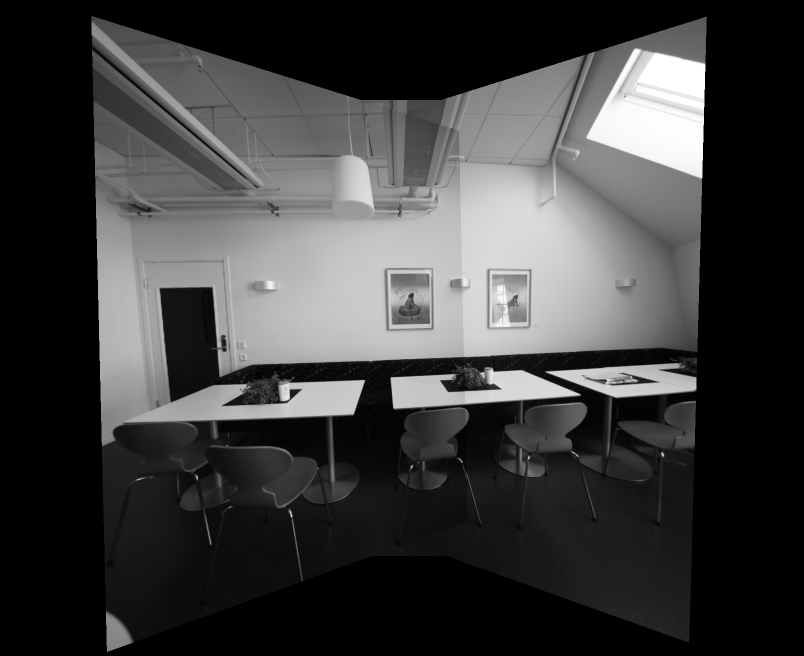
#> input picture output/output_homography.png, 1608 x 1312 px (shown at 1/2 size); the run also reads 1 picture not shown here
$ python main_working_wo_blending.py 3 output/output_homography.png output/output_homography_lpb.png output/output_cylindrical.png out.png   (Python 2 division)
#> lines starting #> are read from the running program, lines starting #| are printed output that depends on the picture
# Instructions:
# Do not change the output file names, use the helper functions as you see fit

import os
import sys
import cv2
import math
import numpy as np
import matplotlib.pyplot as plt

# [13 lines left out: function help_message, not called in this run]

'''
Detect, extract and match features between img1 and img2.
Using SIFT as the detector/extractor, but this is inconsequential to the user.

Returns: (pts1, pts2), where ptsN are points on image N.
    The lists are "aligned", i.e. point i in pts1 matches with point i in pts2.

Usage example:
    im1 = cv2.imread("image1.jpg", 0)
    im2 = cv2.imread("image2.jpg", 0)
    (pts1, pts2) = feature_matching(im1, im2)

    plt.subplot(121)
    plt.imshow(im1)
    plt.scatter(pts1[:,:,0],pts1[:,:,1], 0.5, c='r', marker='x')
    plt.subplot(122)
    plt.imshow(im2)
    plt.scatter(pts1[:,:,0],pts1[:,:,1], 0.5, c='r', marker='x')
'''
def feature_matching(img1, img2, savefig=False):
    # Initiate SIFT detector
    sift = cv2.xfeatures2d.SIFT_create()
    # find the keypoints and descriptors with SIFT
    kp1, des1 = sift.detectAndCompute(img1,None)
    kp2, des2 = sift.detectAndCompute(img2,None)
    # FLANN parameters
    FLANN_INDEX_KDTREE = 1
    index_params = dict(algorithm = FLANN_INDEX_KDTREE, trees = 5)
    search_params = dict(checks=50)   # or pass empty dictionary
    flann = cv2.FlannBasedMatcher(index_params,search_params)
    matches2to1 = flann.knnMatch(des2,des1,k=2)

    matchesMask_ratio = [[0,0] for i in xrange(len(matches2to1))]
    match_dict = {}
    for i,(m,n) in enumerate(matches2to1):
        if m.distance < 0.7*n.distance:
            matchesMask_ratio[i]=[1,0]
            match_dict[m.trainIdx] = m.queryIdx

    good = []
    recip_matches = flann.knnMatch(des1,des2,k=2)
    matchesMask_ratio_recip = [[0,0] for i in xrange(len(recip_matches))]

    for i,(m,n) in enumerate(recip_matches):
        if m.distance < 0.7*n.distance: # ratio
            if m.queryIdx in match_dict and match_dict[m.queryIdx] == m.trainIdx: #reciprocal
                good.append(m)
                matchesMask_ratio_recip[i]=[1,0]


    if savefig:
        draw_params = dict(matchColor = (0,255,0),
                           singlePointColor = (255,0,0),
                           matchesMask = matchesMask_ratio_recip,
                           flags = 0)
        img3 = cv2.drawMatchesKnn(img1,kp1,img2,kp2,recip_matches,None,**draw_params)

        plt.figure(),plt.xticks([]),plt.yticks([])
        plt.imshow(img3,)
        plt.savefig("feature_matching.png",bbox_inches='tight')

    return ([ kp1[m.queryIdx].pt for m in good ],[ kp2[m.trainIdx].pt for m in good ])

'''
Warp an image from cartesian coordinates (x, y) into cylindrical coordinates (theta, h)
Returns: (image, mask)
Mask is [0,255], and has 255s wherever the cylindrical images has a valid value.
Masks are useful for stitching

Usage example:

    im = cv2.imread("myimage.jpg",0) #grayscale
    h,w = im.shape
    f = 700
    K = np.array([[f, 0, w/2], [0, f, h/2], [0, 0, 1]]) # mock calibration matrix
    imcyl = cylindricalWarpImage(im, K)
'''
# [36 lines left out: function cylindricalWarpImage, not called in this run]

'''
Calculate the geometric transform (only affine or homography) between two images,
based on feature matching and alignment with a robust estimator (RANSAC).

Returns: (M, pts1, pts2, mask)
Where: M    is the 3x3 transform matrix
       pts1 are the matched feature points in image 1
       pts2 are the matched feature points in image 2
       mask is a binary mask over the lists of points that selects the transformation inliers

Usage example:
    im1 = cv2.imread("image1.jpg", 0)
    im2 = cv2.imread("image2.jpg", 0)
    (M, pts1, pts2, mask) = getTransform(im1, im2)

    # for example: transform im1 to im2's plane
    # first, make some room around im2
    im2 = cv2.copyMakeBorder(im2,200,200,500,500, cv2.BORDER_CONSTANT)
    # then transform im1 with the 3x3 transformation matrix
    out = cv2.warpPerspective(im1, M, (im1.shape[1],im2.shape[0]), dst=im2.copy(), borderMode=cv2.BORDER_TRANSPARENT)

    plt.imshow(out, cmap='gray')
    plt.show()
'''
def getTransform(src, dst, method='affine'):
	pts1,pts2 = feature_matching(src,dst)

	src_pts = np.float32(pts1).reshape(-1,1,2)
	dst_pts = np.float32(pts2).reshape(-1,1,2)

	if method == 'affine':
		M, mask = cv2.estimateAffine2D(src_pts, dst_pts, cv2.RANSAC, ransacReprojThreshold=5.0)
		# M = np.append(M, [[0,0,1]], axis=0)

	if method == 'homography':
		M, mask = cv2.findHomography(src_pts, dst_pts, cv2.RANSAC, 5.0)

	matchesMask = mask.ravel().tolist()

	return (M, pts1, pts2, mask)

# ===================================================
# ================ Perspective Warping ==============
# ===================================================
# [20 lines left out: function Perspective_warping, not called in this run]

def Bonus_perspective_warping(img1, img2, img3):

	# Write your codes here
	output_image = img1 # This is dummy output, change it to your output
	img1 = cv2.copyMakeBorder(img1, 200, 200, 500, 500, cv2.BORDER_CONSTANT)

	(M, pts1, pts2, mask) = getTransform(img2, img1, 'homography')
	img2 = cv2.warpPerspective(img2, M, (img1.shape[1],img1.shape[0]) )

	lpb(img1, img2)
	(M, pts1, pts2, mask) = getTransform(img3, img1, 'homography')
	output_image = cv2.warpPerspective(img3, M, (img1.shape[1],img1.shape[0]) )

	# Write out the result
	output_name = sys.argv[5] + "output_homography_lpb.png"
	cv2.imwrite(output_name, output_image)

	return True

# [66 lines left out: functions stitchCylindrical, Cylindrical_warping, Bonus_cylindrical_warping, not called in this run]

'''
This exact function will be used to evaluate your results for HW2
Compare your result with master image and get the difference, the grading
criteria is posted on Piazza
'''
# [24 lines left out: function RMSD, not called in this run]

if __name__ == '__main__':
   question_number = -1

   # Validate the input arguments
   if (len(sys.argv) != 6):
      help_message()
      sys.exit()
   else:
      question_number = int(sys.argv[1])
      if (question_number > 4 or question_number < 1):
	 print("Input parameters out of bound ...")
         sys.exit()

   input_image1 = cv2.imread(sys.argv[2], 0)
#> input_image1 is the input picture: shape (1312, 1608); min 0, max 255, mean 61.6
   input_image2 = cv2.imread(sys.argv[3], 0)
   input_image3 = cv2.imread(sys.argv[4], 0)
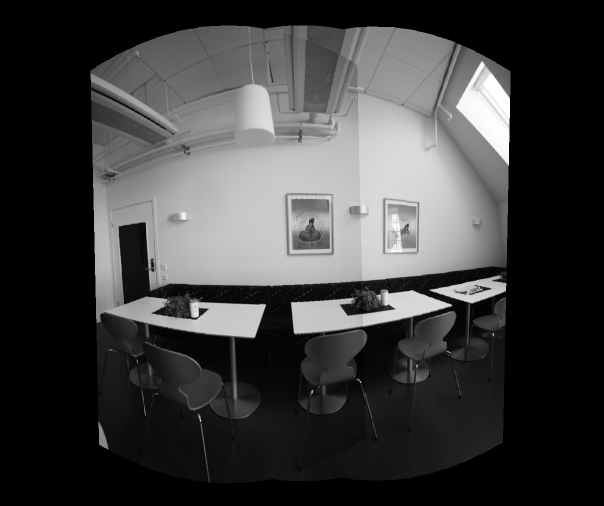
#> input picture output/output_cylindrical.png, 1208 x 1012 px (shown at 1/2 size)
#> input_image3 is the input picture: shape (1012, 1208); min 0, max 255, mean 61.9

   function_launch = {
   1 : Perspective_warping,
   2 : Cylindrical_warping,
   3 : Bonus_perspective_warping,
   4 : Bonus_cylindrical_warping,
   }

   # Call the function
   function_launch[question_number](input_image1, input_image2, input_image3)
#> in Bonus_perspective_warping, `img1 = cv2.copyMakeBorder(img1, 200, 200, 500, 500, cv2.BORDER_CONSTANT)`:
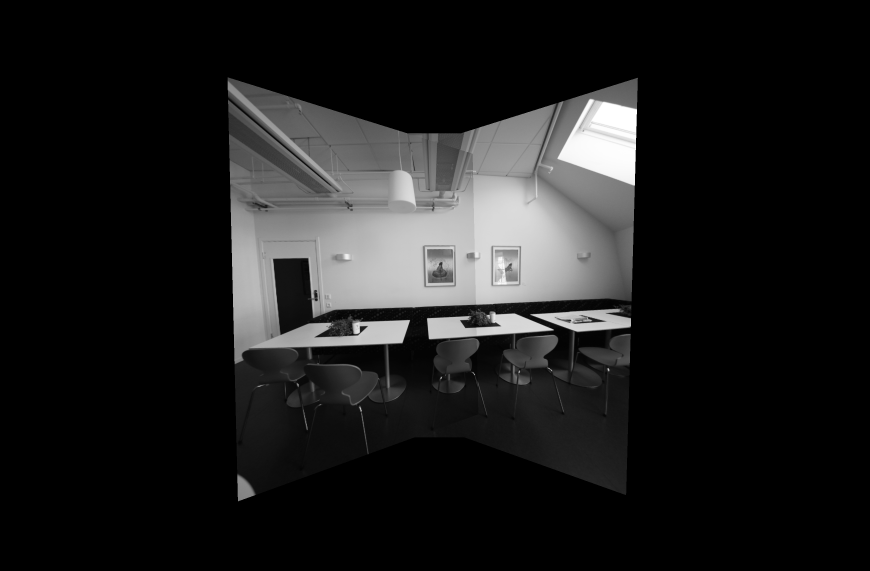
#> img1: shape (1712, 2608) (shown at 1/3 size); min 0, max 255, mean 29.1
#> in feature_matching, `kp1, des1 = sift.detectAndCompute(img1,None)`: kp1 = 940 keypoints; strongest (x, y, size): (1314, 213, 153.8), (822, 934, 2.8), (582, 1033, 2.6), (586, 786, 10.6)
#> in feature_matching, `kp2, des2 = sift.detectAndCompute(img2,None)`: kp2 = 1008 keypoints; strongest (x, y, size): (1814, 411, 155.4), (1323, 1134, 2.8), (1083, 1232, 2.7), (1423, 1123, 2)
#> in feature_matching, `matches2to1 = flann.knnMatch(des2,des1,k=2)`: matches2to1 = 1008 matches
#> in feature_matching, `matchesMask_ratio = [[0,0] for i in xrange(len(matches2to1))]`: matchesMask_ratio = 1008 pairs, first value 0 to 0, second value 0 to 0
#> after the loop in feature_matching, `for i,(m,n) in enumerate(matches2to1):`: match_dict = 751 items; matchesMask_ratio = 1008 pairs, first value 0 to 1, second value 0 to 0
#> in feature_matching, `recip_matches = flann.knnMatch(des1,des2,k=2)`: recip_matches = 940 matches
#> in feature_matching, `matchesMask_ratio_recip = [[0,0] for i in xrange(len(recip_matches))]`: matchesMask_ratio_recip = 940 pairs, first value 0 to 0, second value 0 to 0
#> after the loop in feature_matching, `for i,(m,n) in enumerate(recip_matches):`: good = 725 matches; matchesMask_ratio_recip = 940 pairs, first value 0 to 1, second value 0 to 0
#> in getTransform, `pts1,pts2 = feature_matching(src,dst)`: pts1 = 725 pairs, first value 175.2 to 1402.2, second value 38.31 to 1082.1; pts2 = 725 pairs, first value 673.2 to 1902.1, second value 235 to 1281.7
#> in getTransform, `src_pts = np.float32(pts1).reshape(-1,1,2)`: src_pts = 725 rows, first 8: [175.2, 91.26], [187.9, 38.31], [187.9, 38.31], [190.2, 110.4], [210.5, 320], [238.6, 846.1], [242.8, 90.82], [247, 864.2]
#> in getTransform, `dst_pts = np.float32(pts2).reshape(-1,1,2)`: dst_pts = 725 rows, first 8: [673.2, 287.2], [685.3, 235], [685.3, 235], [687.4, 307.1], [712.3, 522.4], [739.3, 1046.1], [740.5, 288.4], [747.6, 1064.1]
#> in getTransform, `M, mask = cv2.findHomography(src_pts, dst_pts, cv2.RANSAC, 5.0)`: M = [[1.01, 0.00623, 496.7], [0.00203, 1.01, 197.2], [1.74e-06, 3.62e-06, 1]]; mask = 725 values, max 1 at index 0, min 0 at index 67, mean 0.988
#> in getTransform, `matchesMask = mask.ravel().tolist()`: matchesMask has the same summary as mask
#> (the run stopped early here; a loop or call above may not have finished)
